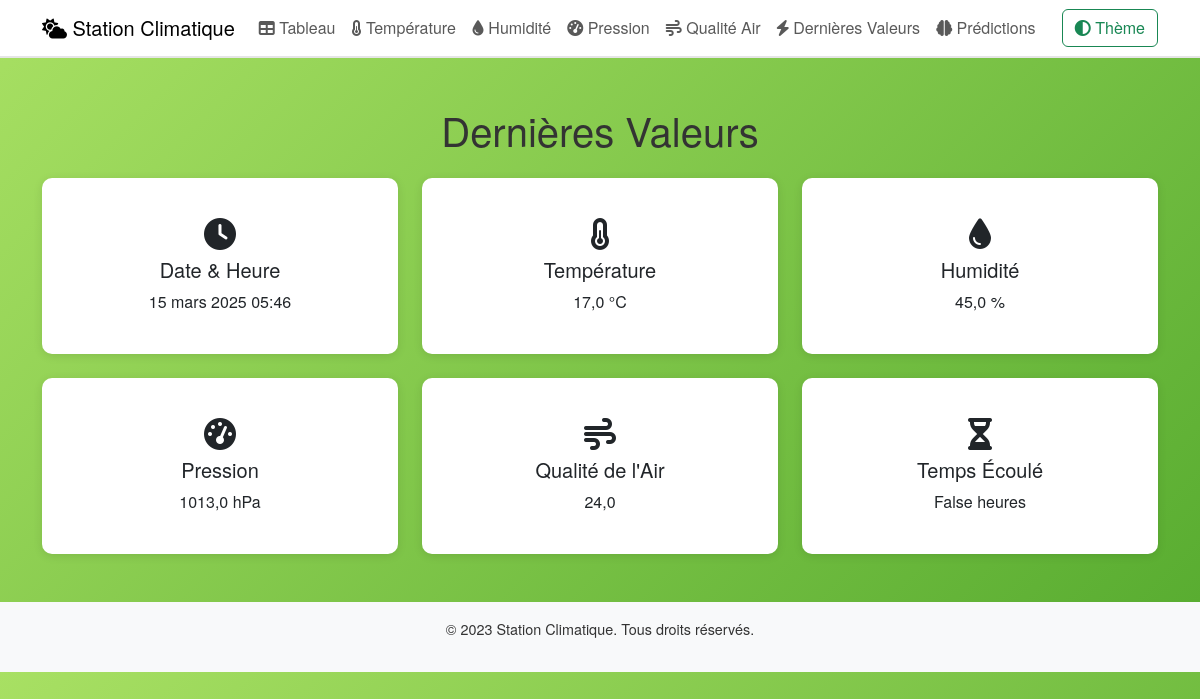
Before: /dernieres_valeurs/ with the older database file.
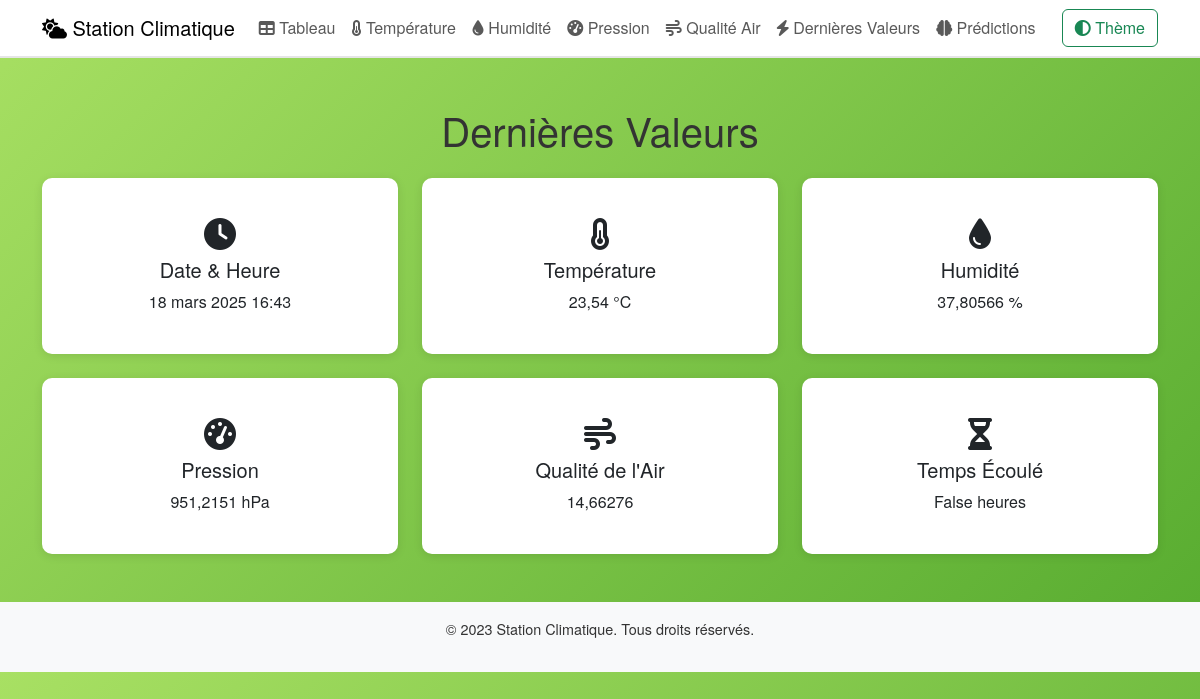
After: the same page with the newer database file.
### capteurs/models.py (models this page shows, shortened)
class DonneesCapteur(models.Model):
    temperature = models.FloatField()
    humidite = models.FloatField()
    pression = models.FloatField()
    qualite_air = models.FloatField()
    date_heure = models.DateTimeField(auto_now_add=True)

### capteurs/views.py (the view)
# urls.py: path('dernieres_valeurs/', dernieres_valeurs, name='dernieres_valeurs'),
def dernieres_valeurs(request):
    try:
        derniere_donnee = DonneesCapteur.objects.latest('date_heure')
    except DonneesCapteur.DoesNotExist:
        derniere_donnee = None
    time_passed = timezone.now() - derniere_donnee.date_heure if derniere_donnee else None
    return render(request, 'capteurs/dernieres_valeurs.html', {
        'derniere_donnee': derniere_donnee,
        'time_passed': time_passed,
    })

### capteurs/templates/capteurs/dernieres_valeurs.html (shortened to what this page needs)
{% extends 'base.html' %}
{% block content %}
<div class="mb-4">
    <h1 class="text-center">Dernières Valeurs</h1>
</div>
{% if derniere_donnee %}
<div class="row g-4">
    <div class="col-md-4">
        <div class="card light-theme text-center p-4">
            <div class="card-body">
                <i class="fas fa-clock fa-2x mb-2"></i>
                <h5 class="card-title">Date & Heure</h5>
                <p class="card-text">{{ derniere_donnee.date_heure }}</p>
            </div>
        </div>
    </div>
    <div class="col-md-4">
        <div class="card light-theme text-center p-4">
            <div class="card-body">
                <i class="fas fa-thermometer-half fa-2x mb-2"></i>
                <h5 class="card-title">Température</h5>
                <p class="card-text">{{ derniere_donnee.temperature }} °C</p>
            </div>
        </div>
    </div>
    <div class="col-md-4">
        <div class="card light-theme text-center p-4">
            <div class="card-body">
                <i class="fas fa-tint fa-2x mb-2"></i>
                <h5 class="card-title">Humidité</h5>
                <p class="card-text">{{ derniere_donnee.humidite }} %</p>
            </div>
        </div>
    </div>
    <div class="col-md-4">
        <div class="card light-theme text-center p-4">
            <div class="card-body">
                <i class="fas fa-tachometer-alt fa-2x mb-2"></i>
                <h5 class="card-title">Pression</h5>
                <p class="card-text">{{ derniere_donnee.pression }} hPa</p>
            </div>
        </div>
    </div>
    <div class="col-md-4">
        <div class="card light-theme text-center p-4">
            <div class="card-body">
                <i class="fas fa-wind fa-2x mb-2"></i>
                <h5 class="card-title">Qualité de l'Air</h5>
                <p class="card-text">{{ derniere_donnee.qualite_air }}</p>
            </div>
        </div>
    </div>
    <div class="col-md-4">
        <div class="card light-theme text-center p-4">
            <div class="card-body">
                <i class="fas fa-hourglass-half fa-2x mb-2"></i>
                <h5 class="card-title">Temps Écoulé</h5>
                <p class="card-text">
                    {% if time_passed %}
                        {% with time_passed.total_seconds as seconds %}
                            {% if seconds < 60 %}
                                {{ seconds|floatformat:0 }} secondes
                            {% elif seconds < 3600 %}
                                {{ seconds|divisibleby:60 }} minutes
                            {% else %}
                                {{ seconds|divisibleby:3600 }} heures
                            {% endif %}
                        {% endwith %}
                    {% else %}
                        N/A
                    {% endif %}
                </p>
            </div>
        </div>
    </div>
</div>
{% else %}
<p class="text-center">Aucune donnée disponible.</p>
{% endif %}
{% endblock %}

Changed rows visible on the page:
no longer on this page (row unchanged): DonneesCapteur: date_heure "15 mars 2025 05:46", temperature "17,0", humidite "45,0", pression "1013,0", qualite_air "24,0"
added DonneesCapteur: date_heure "18 mars 2025 16:43", temperature "23,54", humidite "37,80566", pression "951,2151", qualite_air "14,66276"
